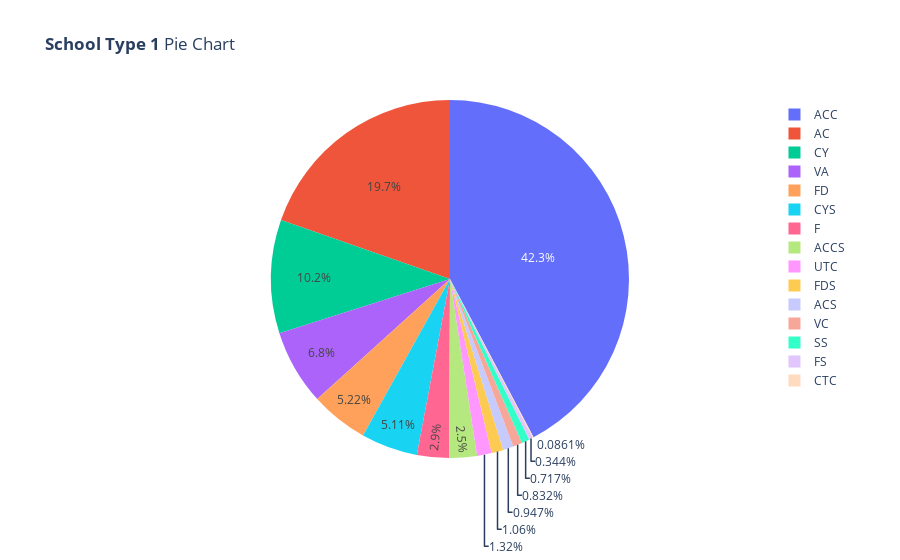

Write notebook code for a chart like this one.
### Code cell
## Distribution of School Type1 column

data = df['school_type1'].value_counts()
labels = data.index.tolist()
values = data.tolist()

fig = go.Figure(data=[go.Pie(labels=labels, values=values)])
fig.update_layout(dict(title='<b>School Type 1</b> Pie Chart'))
fig.show()

### Figure 1 — Plotly figure (JSON) as saved in the notebook; plotly's stock layout.template omitted (floating-point values rounded to 4 significant figures)
{"data": [{"labels": ["ACC", "AC", "CY", "VA", "FD", "CYS", "F", "ACCS", "UTC", "FDS", "ACS", "VC", "SS", "FS", "CTC"], "type": "pie", "values": [1473, 685, 357, 237, 182, 178, 101, 87, 46, 37, 33, 29, 25, 12, 3]}], "layout": {"title": {"text": "<b>School Type 1</b> Pie Chart"}}}
